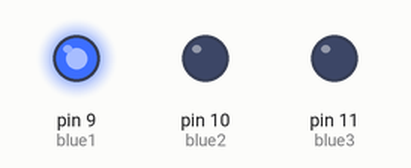
Recording of a sketch running on a simulated Arduino Uno, built with avr-gcc and run on an emulated ATmega328P. Parts: output pins drawn as LEDs (lit = HIGH).

Above: at 0.05 s.
At 1.5 s:
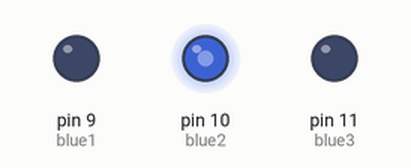
At 2.95 s:
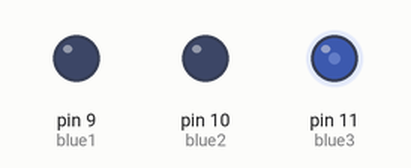
Timing chart, 0 to 6.9 s (numbered marks = the images above):
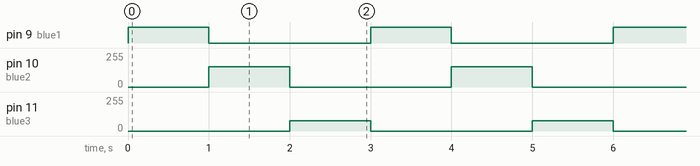

Measured:
- by itself, pin 9 (blue1): alternates HIGH for 1.0 s and LOW for 2.0 s
- by itself, pin 10 (blue2): alternates 153/255 for 1.0 s and 0/255 for 2.0 s
- by itself, pin 11 (blue3): alternates 77/255 for 1.0 s and 0/255 for 2.0 s

The sketch:

sketch_oct7a.ino
```cpp
int blue1 = 9;
int blue2 = 10;
int blue3 = 11;
double val = 255;
void setup() {
  // put your setup code here, to run once:
  pinMode(blue1, OUTPUT);
  pinMode(blue2, OUTPUT);
  pinMode(blue3, OUTPUT);

}

void loop() {
  // put your main code here, to run repeatedly:
  //digitalWrite(blue1, HIGH); //turn first LED on for one second
  analogWrite(blue1, 255);
  delay(1000);
  analogWrite(blue1, 0);
  //digitalWrite(blue1, LOW);

  double test2 = val * 0.6;
  //analogWrite(blue2, test2); //when first led turns off, turn second one on at 60% brightness for one second
  analogWrite(blue2, 153);
  delay(1000);
  analogWrite(blue2, 0);

  double test3 = val * 0.3;
  //analogWrite(blue3, test3); //when second led turns off, turn third one on at 30% brightness for one second
  analogWrite(blue3, 77);
  delay(1000);
  analogWrite(blue3, 0); //turn the third led off


}
```
